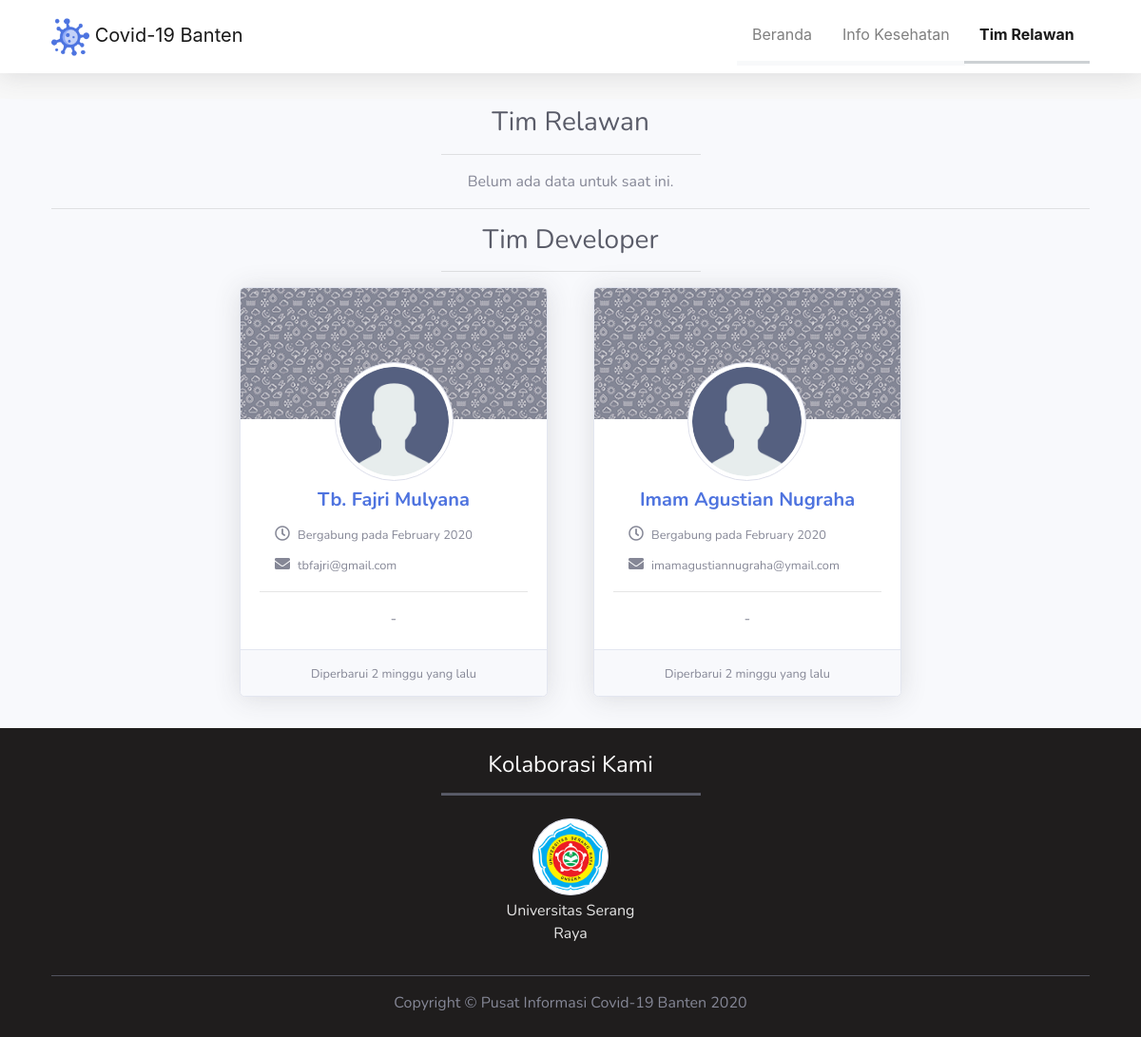
The page /index.php/team on the database as committed earlier.
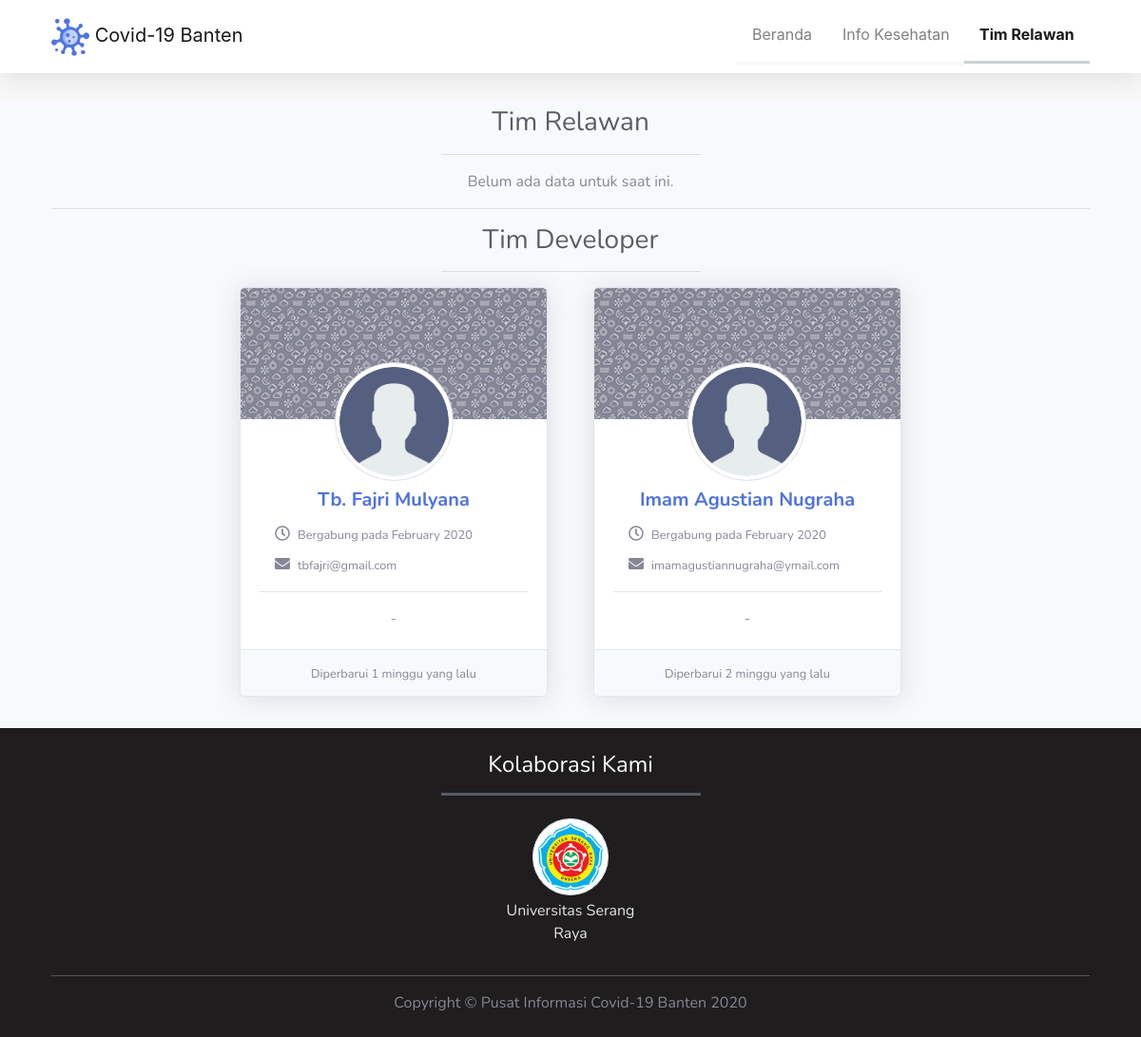
The same page on the database as committed later.
### tables this page shows
CREATE TABLE `users` (
  `id_users` int(11) NOT NULL,
  `email` varchar(128) NOT NULL,
  `password` varchar(256) NOT NULL,
  `name` varchar(128) NOT NULL,
  `phone` varchar(50) NOT NULL,
  `photo` varchar(128) NOT NULL,
  `desc` text DEFAULT NULL,
  `status` int(1) NOT NULL COMMENT '1 = Administrator, 2 = Relawan',
  `active` int(1) NOT NULL COMMENT '0 = Tidak Aktif, 1 = Aktif, 2 = Blokir',
  `date_created` int(11) NOT NULL,
  `date_update` timestamp NOT NULL DEFAULT current_timestamp() ON UPDATE current_timestamp()
);

### application/views/layout/index.php (called while the page is built)
<?php
require_once ('head.php');
require_once ('nav.php');
require_once ('content.php');
require_once ('footer.php');
?>

### application/controllers/Team.php (called while the page is built, shortened)
<?php
class Team extends CI_Controller
{
    public function __construct()
    {
        $this->load->model('users_model');
    }
    public function index()
    {
        $data     = array(
            'title'    => 'Relawan',
            'content'    => 'team/list',
            'dev' => $this->users_model->getData(NULL, 'id_users <= 2')->result(),
            'volunteer' => $this->users_model->dataNot([1, 2, 3])->result(),
            'tektime' => 'Diperbarui'
        );
        $this->load->view('layout/index', $data, FALSE);
    }
}

### index.php (called while the page is built, shortened)
<?php
require_once BASEPATH.'core/CodeIgniter.php';

### application/views/layout/content.php (called while the page is built)
<?php if ($content) {
    $this->load->view( $content);
}

### application/models/Users_model.php (called while the page is built, shortened)
<?php
class Users_model extends CI_Model
{
    private $_table = 'users';
    public function getData($select = NULL, $where = NULL)
    {
        if ($select != NULL) {
            $this->db->select($select);
        } else {
            $this->db->select('*');
        }
        if ($where != NULL) {
            $this->db->where($where);
        }
        $this->db->from($this->_table);
        return $this->db->get();
    }
    public function dataNot($names)
    {
        $this->db->where('active', 1);
        $this->db->where_not_in('id_users', $names);
        $this->db->from($this->_table);
        return $this->db->get();
    }
}

### application/views/team/list.php (the view)
<section id="member-list" class="py-2 bg-light text-center">
    <div class="container">
        <div class="row">
            <div class="col text-center">
                <p class="h3 text-dark">Tim Relawan</p>
                <hr class="w-25 mb-3">
            </div>
        </div>
        <?php
        if ($volunteer) {
            echo '<div class="card-columns">';
            foreach ($volunteer as $v) :
        ?>
                <div class="card">
                    <img class="card-img-top" src="<?php echo base_url('assets/img/bg-profil.png') ?>">
                    <div class="card-body">
                        <img src="<?php echo base_url('assets/img/profile/') . $v->photo ?>" class="rounded-circle img-thumbnail">
                        <h5 class="card-title text-primary font-weight-bold mt-2"><?php echo ucwords($v->name) ?></h5>
                        <ul class="fa-ul text-left">
                            <li class="mb-2">
                                <span class="fa-li"><i class="far fa-clock"></i></span>
                                <small>Bergabung pada <?php echo strftime("%B %Y", $v->date_created); ?></small>
                            </li>
                        </ul>
                        <hr>
                        <p class="card-text"><?php secho(($v->desc) ? $v->desc : "-"); ?></p>
                    </div>
                    <div class="card-footer">
                        <small class="text-muted"><?php echo  $tektime . ' ' . timeInfo($v->date_update) ?></small>
                    </div>
                </div>
            <?php
            endforeach;
            echo '</div>';
        } else { ?>
            <p class="text-center">Belum ada data untuk saat ini.</p>
        <?php }; ?>
        <hr class="my-3">
        <div class="row">
            <div class="col text-center">
                <p class="h3 text-dark">Tim Developer</p>
                <hr class="w-25 mb-3">
            </div>
        </div>
        <div class="card-deck justify-content-sm-center mb-4">
            <div class="col-md-4">
                <div class="card shadow">
                    <img class="card-img-top" src="<?php echo base_url('assets/img/bg-profil.png') ?>">
                    <div class="card-body">
                        <img src="<?php echo base_url('assets/img/profile/') . $dev[1]->photo ?>" class="rounded-circle img-thumbnail">
                        <h5 class="card-title text-primary font-weight-bold mt-2"><?php echo ucwords($dev[1]->name) ?></h5>
                        <ul class="fa-ul text-left">
                            <li class="mb-2">
                                <span class="fa-li"><i class="far fa-clock"></i></span>
                                <small>Bergabung pada <?php echo strftime("%B %Y", $dev[1]->date_created); ?></small>
                            </li>
                            <li class="mb-2">
                                <span class="fa-li"><i class="fas fa-envelope"></i></span>
                                <small><?php echo $dev[1]->email ?></small>
                            </li>
                        </ul>
                        <hr>
                        <p class="card-text"><?php secho(($dev[1]->desc) ? $dev[1]->desc : "-"); ?></p>
                    </div>
                    <div class="card-footer">
                        <small class="text-muted"><?php echo  $tektime . ' ' . timeInfo($dev[1]->date_update) ?></small>
                    </div>
                </div>
            </div>
            <div class="col-md-4">
                <div class="card shadow">
                    <img class="card-img-top" src="<?php echo base_url('assets/img/bg-profil.png') ?>">
                    <div class="card-body">
                        <img src="<?php echo base_url('assets/img/profile/') . $dev[0]->photo ?>" class="rounded-circle img-thumbnail">
                        <h5 class="card-title text-primary font-weight-bold mt-2"><?php echo ucwords($dev[0]->name) ?></h5>
                        <ul class="fa-ul text-left">
                            <li class="mb-2">
                                <span class="fa-li"><i class="far fa-clock"></i></span>
                                <small>Bergabung pada <?php echo strftime("%B %Y", $dev[0]->date_created); ?></small>
                            </li>
                            <li class="mb-2">
                                <span class="fa-li"><i class="fas fa-envelope"></i></span>
                                <small><?php echo $dev[0]->email ?></small>
                            </li>
                        </ul>
                        <hr>
                        <p class="card-text"><?php secho(($dev[0]->desc) ? $dev[0]->desc : "-"); ?></p>
                    </div>
                    <div class="card-footer">
                        <small class="text-muted"><?php echo  $tektime . ' ' . timeInfo($dev[0]->date_update) ?></small>
                    </div>
                </div>
            </div>
        </div>
    </div>
</section>

### application/views/layout/head.php (shortened to what this page needs)
<!doctype html>
<html lang="en">
<head>
  <link rel="stylesheet" href="<?php echo base_url() ?>assets/css/style.css">
  <link href="<?php echo base_url() ?>assets/vendor/fontawesome-free/css/all.min.css" rel="stylesheet" type="text/css">
  <link rel="stylesheet" href="<?php echo base_url() ?>assets/vendor/hover/hover-min.css">
  <link href="<?php echo base_url() ?>assets/css/sb-admin-2.min.css" rel="stylesheet">
  <link href="<?php echo base_url() ?>assets/vendor/datatables/dataTables.bootstrap4.min.css" rel="stylesheet">
</head>
<body class="d-flex flex-column">
  <div class="wrapper">

### application/views/layout/nav.php (shortened to what this page needs)
<div id="content">
    <nav id="main-navbar" class="navbar navbar-expand-md navbar-light bg-white shadow fixed-top">
        <div class="container">
            <a class="navbar-brand" href="<?php echo site_url() ?>">
                <img class="img-profile" src="<?php echo base_url('assets/img/covid-512.png') ?>" width="40">
                Covid-19 Banten
            </a>
            <div class="collapse navbar-collapse" id="navbarCollapse">
                <ul class="navbar-nav ml-auto">
                    <li class="nav-item">
                        <a class="nav-link p-3 hvr-shrink <?php echo ($this->uri->uri_string() ==  "") ? "active" : NULL; ?>" href="<?= site_url() ?>">Beranda</a>
                    </li>
                    <li class="nav-item">
                        <a class="nav-link p-3 hvr-shrink <?php echo ($this->uri->uri_string() ==  U_NEWS) ? "active" : NULL; ?>" href="<?= site_url(U_NEWS) ?>">Info Kesehatan</a>
                    </li>
                    <li class="nav-item">
                        <a class="nav-link p-3 hvr-shrink <?php echo ($this->uri->uri_string() ==  U_TEAM) ? "active" : NULL; ?>" href="<?= site_url(U_TEAM) ?>">Tim Relawan</a>
                    </li>
                </ul>
            </div>
        </div>
    </nav>
</div>

### application/helpers/fungsi_helper.php (shortened to what this page needs)
<?php
function cr()
{
    $year = 2020;
    $yearnow = date('Y');
    if ($yearnow == $year) {
        echo $yearnow;
    } else {
        echo $year . ' - ' . $yearnow;
    }
}
function secho($str)
{
    echo htmlentities($str, ENT_QUOTES, 'UTF-8');
}
function timeInfo($timestamp)
{
    $selisih = time() - strtotime($timestamp);
    $detik = $selisih;
    $menit = round($selisih / 60);
    $jam = round($selisih / 3600);
    $hari = round($selisih / 86400);
    $minggu = round($selisih / 604800);
    $bulan = round($selisih / 2419200);
    $tahun = round($selisih / 29030400);
    if ($detik <= 60) {
        $waktu = $detik . ' detik yang lalu';
    } else if ($menit <= 60) {
        $waktu = $menit . ' menit yang lalu';
    } else if ($jam <= 24) {
        $waktu = $jam . ' jam yang lalu';
    } else if ($hari <= 7) {
        $waktu = $hari . ' hari yang lalu';
    } else if ($minggu <= 4) {
        $waktu = $minggu . ' minggu yang lalu';
    } else if ($bulan <= 12) {
        $waktu = $bulan . ' bulan yang lalu';
    } else {
        $waktu = $tahun . ' tahun yang lalu';
    }
    return $waktu;
}

### application/views/layout/footer.php (shortened to what this page needs)
</div>
<footer id="sticky-footer" class="py-4" style="background-color: #1f1d1d; color: #fff;">
  <div class="container mx-auto">
    <div class="row mb-2">
      <div class="col text-center">
        <h4>Kolaborasi Kami</h4>
        <hr class="w-25 bg-dark" style="height: 2px;">
      </div>
    </div>
    <div id="collab" class="row d-flex justify-content-center mb-2">
      <div class="col-md-2 text-center hvr-bob">
        <a href="https://unsera.ac.id/" target="_blank">
          <img class="rounded-circle img-thumbnail mb-1" src="<?php echo base_url('assets/img/unsera_logo.png') ?>">
          <p>Universitas Serang Raya</p>
        </a>
      </div>
    </div>
    <hr class="bg-dark">
    <div class="copyright text-center my-auto text-muted">
      <span>Copyright &copy; Pusat Informasi Covid-19 Banten <?php echo cr(); ?></span>
    </div>
  </div>
</footer>
</body>
</html>

### assets/css/style.css (style rules this page uses)
html { height: 100%; }
body { height: 100%; padding-top: 6.5rem; background: #f8f8f8 !important; }
.wrapper { flex: 1 0 auto; }
#sticky-footer { flex-shrink: none; }
#main-navbar { font-family: Product Sans, -apple-system, BlinkMacSystemFont, Segoe UI, Roboto, Helvetica Neue, Arial, sans-serif !important; }
#main-navbar .nav-link { border-bottom: 5px solid #f8f9fa; }
#main-navbar .nav-link:hover, #main-navbar a.active { border-bottom: solid #cdd1d4; font-weight: bold; }
#collab img { width: 80px; }
#collab a { text-decoration: none; color: rgb(230, 230, 230); }
#member-list .card-body img { width: 125px; margin-top: -80px; }

Rows that differ between the two databases and show on the page:
changed users "Tb. Fajri Mulyana": date_update "2 minggu yang lalu" → "1 minggu yang lalu"
